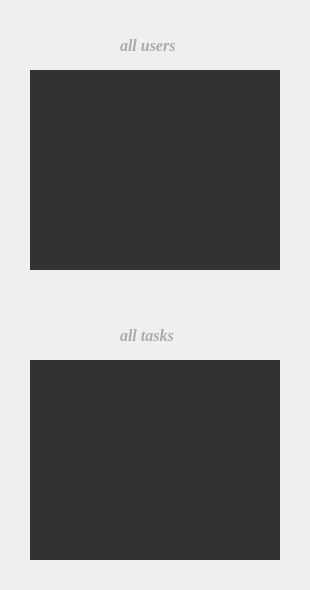
<?xml version="1.0" encoding="UTF-8"?>
<ui version="4.0">
 <class>overall_status</class>
 <widget class="QDialog" name="overall_status">
  <property name="geometry">
   <rect>
    <x>0</x>
    <y>0</y>
    <width>310</width>
    <height>590</height>
   </rect>
  </property>
  <property name="windowTitle">
   <string>Dialog</string>
  </property>
  <property name="styleSheet">
   <string notr="true"/>
  </property>
  <widget class="QLabel" name="label">
   <property name="geometry">
    <rect>
     <x>120</x>
     <y>30</y>
     <width>70</width>
     <height>30</height>
    </rect>
   </property>
   <property name="font">
    <font>
     <family>Georgia</family>
     <pointsize>12</pointsize>
     <weight>75</weight>
     <italic>true</italic>
     <bold>true</bold>
    </font>
   </property>
   <property name="styleSheet">
    <string notr="true">color: rgb(171, 171, 171);</string>
   </property>
   <property name="text">
    <string>all users</string>
   </property>
  </widget>
  <widget class="QListWidget" name="listWidget">
   <property name="geometry">
    <rect>
     <x>30</x>
     <y>70</y>
     <width>250</width>
     <height>200</height>
    </rect>
   </property>
   <property name="font">
    <font>
     <family>Georgia</family>
     <pointsize>11</pointsize>
     <weight>75</weight>
     <italic>true</italic>
     <bold>true</bold>
    </font>
   </property>
   <property name="toolTip">
    <string>all users</string>
   </property>
   <property name="styleSheet">
    <string notr="true">color: rgb(200, 171, 100);
background-color: rgb(50, 50, 50);</string>
   </property>
   <property name="frameShape">
    <enum>QFrame::NoFrame</enum>
   </property>
  </widget>
  <widget class="QLabel" name="label_2">
   <property name="geometry">
    <rect>
     <x>120</x>
     <y>320</y>
     <width>70</width>
     <height>30</height>
    </rect>
   </property>
   <property name="font">
    <font>
     <family>Georgia</family>
     <pointsize>12</pointsize>
     <weight>75</weight>
     <italic>true</italic>
     <bold>true</bold>
    </font>
   </property>
   <property name="styleSheet">
    <string notr="true">color: rgb(171, 171, 171);</string>
   </property>
   <property name="text">
    <string>all tasks</string>
   </property>
  </widget>
  <widget class="QListWidget" name="listWidget_2">
   <property name="geometry">
    <rect>
     <x>30</x>
     <y>360</y>
     <width>250</width>
     <height>200</height>
    </rect>
   </property>
   <property name="font">
    <font>
     <family>Georgia</family>
     <pointsize>11</pointsize>
     <weight>75</weight>
     <italic>true</italic>
     <bold>true</bold>
    </font>
   </property>
   <property name="toolTip">
    <string>all tasks</string>
   </property>
   <property name="styleSheet">
    <string notr="true">color: rgb(200, 171, 100);
background-color: rgb(50, 50, 50);</string>
   </property>
   <property name="frameShape">
    <enum>QFrame::NoFrame</enum>
   </property>
  </widget>
 </widget>
 <resources/>
 <connections/>
</ui>
